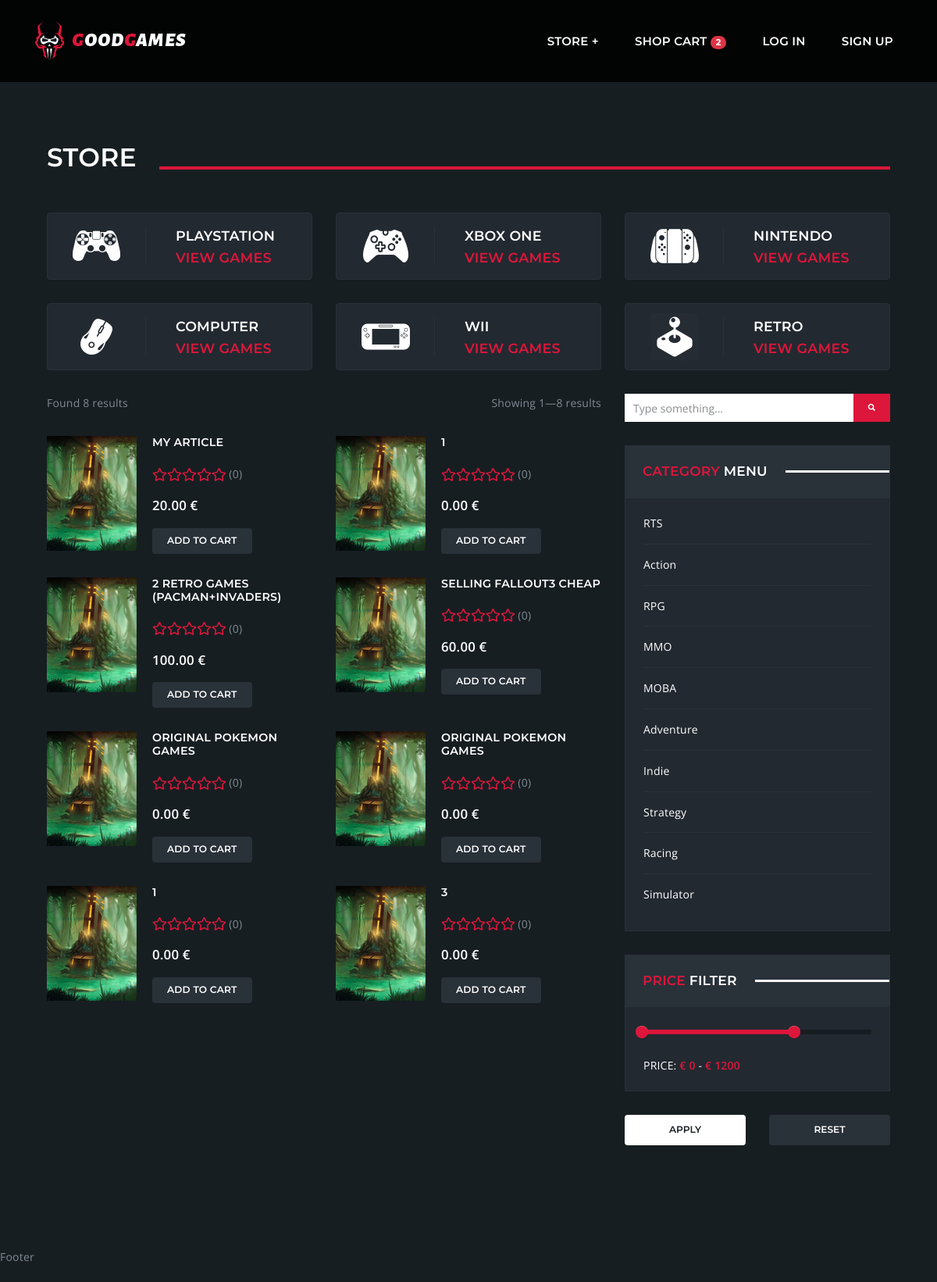
The page /articles/ on the database as committed earlier.
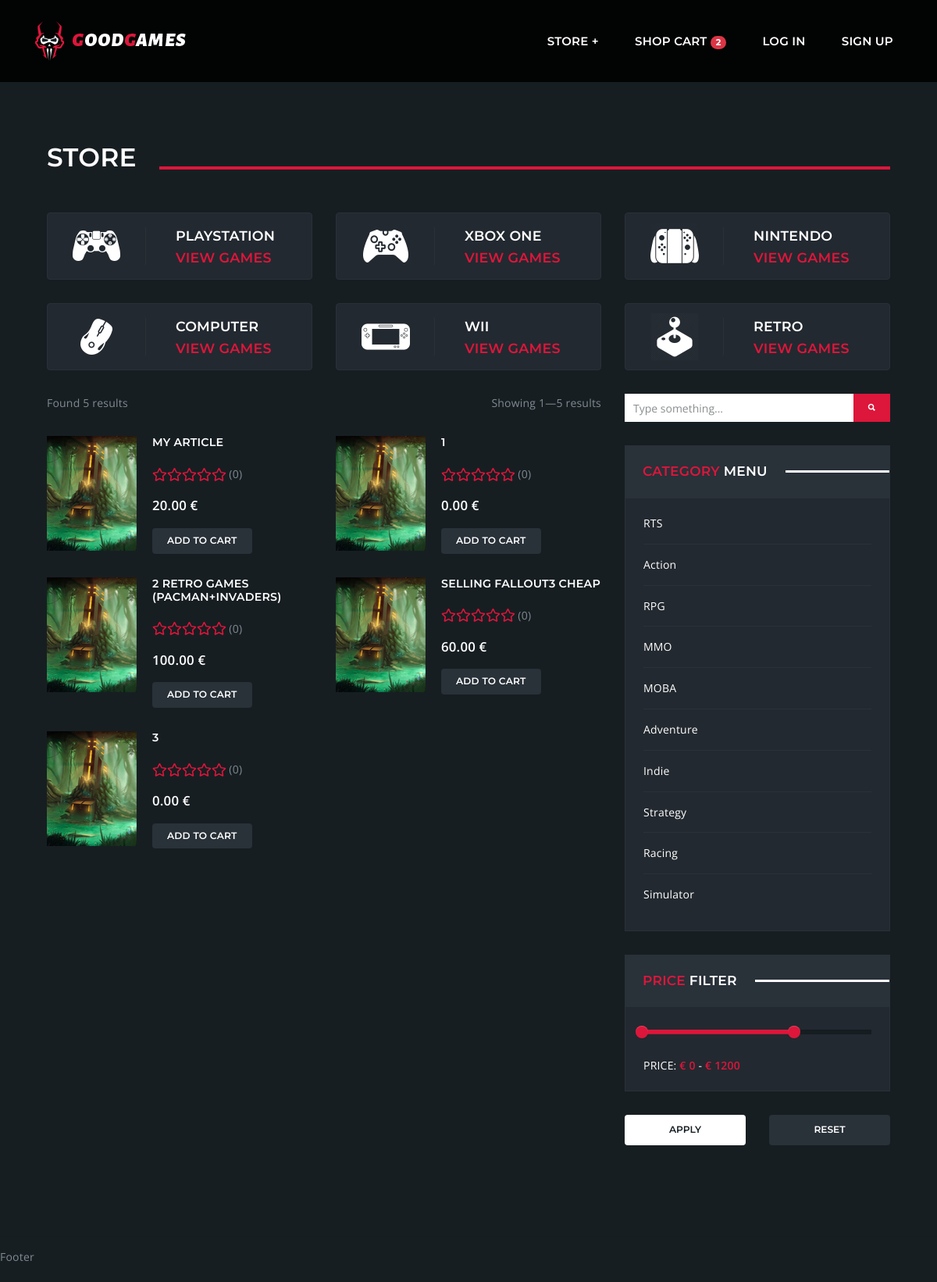
The same page on the database as committed later.
### app/models.py (models this page shows, shortened)
class Article(models.Model):
    name = models.CharField(max_length=70)
    total_price = models.DecimalField(max_digits=13, decimal_places=2, default=0.00)
    description = models.CharField(max_length=2000, blank=True)
    ShippingFee = models.DecimalField(max_digits=13, decimal_places=2, default=0.00)
    Date_Posted = models.DateField().auto_now_add  # used to calculate expected delivery along with duration
    ONE = 1
    THREE = 3
    FIVE = 5
    TEN = 10
    SHIPPING_TIME_CHOICES = [
        (ONE, '1 day'),
        (THREE, '3 days'),
        (FIVE, '5 days'),
        (TEN, '10 days'),
    ]
    ShippingTime = models.IntegerField(
        choices=SHIPPING_TIME_CHOICES,
        default=TEN,
    )
    Is_sold = models.BooleanField(default=False)
    times_viewed = models.IntegerField(default=0)
    shop_cart = models.ManyToManyField(User, blank=True, related_name="Articles_on_cart")
    saved = models.ManyToManyField(User, blank=True, related_name="Articles_saved")
    seller = models.ForeignKey(User, on_delete=models.CASCADE, related_name="Articles_posted")
    buyer = models.ForeignKey(User, on_delete=models.CASCADE, blank=True, related_name="Articles_bought")

### app/views.py (the view, shortened to what this page needs)
# urls.py: path('articles/', views.articles, name='articles'),
def articles(request, article_type=None, article_platform=None):
    if article_type is not None and article_type not in ('games', 'consoles'):
        return HttpResponse(status=404)
    if article_platform is not None and article_platform not in Game.PLATFORM_CHOICES:
        return HttpResponse(status=404)
    params = {}
    form = {
        'search': '',
        'price': (0, 1200),
    }
    if request.method == 'GET':
        if all(p in request.GET for p in ('submit_search', 'search')):
            form['search'] = request.GET['search']
        else:
            if 'search' in request.GET:
                form['search'] = request.GET['search']
            if 'price' in request.GET:
                try:
                    form['price'] = [int(p) for p in request.GET['price'].split(',')]
                except ValueError:
                    pass
        queryset = Article.objects.get_queryset().filter(
            Is_sold=False, name__icontains=form['search'],
            total_price__range=form['price']
            ).order_by("id")
        if article_type == 'games':
            queryset = [a for a in queryset if Game.objects.filter(pertaining_article=a.id).exists()]
        elif article_type == 'consoles':
            queryset = [a for a in queryset if Console.objects.filter(pertaining_article=a.id).exists()]
            pass
        page_obj = Paginator(queryset, 16).page(1)
        params = {
            'article_type': article_type,
            'platforms': Game.PLATFORM_CHOICES,
            'page_obj': page_obj,
            'form': form,
        }
    return render(request, 'articles.html', params)

### app/forms.py
class LoginForm(AuthenticationForm):
    def __init__(self, *args, **kwargs):
        super(LoginForm, self).__init__(*args, **kwargs)
        self.fields['username'].widget = forms.TextInput(attrs={'class': 'form-control', 'placeholder': 'Username'})
        self.fields['password'].widget = forms.PasswordInput(attrs={'class': 'form-control', 'placeholder': 'Password'})

### app/context_processors.py (called while the page is built)
def login(request):
    kwargs = {
        'login_form': LoginForm(),
    }
    if request.method == 'POST':
        if 'login' in request.POST:
            if not LoginForm(request.POST).is_valid():
                kwargs['login_form'] = LoginForm(request.POST)
                kwargs['login_error'] = True
    return kwargs

### app/templatetags/tags.py (called while the page is built)
@register.simple_tag(takes_context=True)
def article_rating(context, article_id):
    avg_rate = Review.objects.filter(
        reviewed=Article.objects.get(id=article_id).seller.id).aggregate(Avg('rate'))['rate__avg']
    return 0 if avg_rate is None else avg_rate

@register.simple_tag(takes_context=True)
def user_reviews_number(context, article_id):
    user = Article.objects.get(id=article_id).seller
    return Review.objects.filter(reviewed=user.id).count()

### app/templates/articles.html (shortened to what this page needs)
{% extends "layout.html" %}
{% block content %}
    {% load static tags %}
    <div class="nk-main">
        <div class="container">
            <h2 class="nk-decorated-h-3"><span>Store</span></h2>
            <div class="nk-gap-2"></div>
            <div class="row vertical-gap">
                {% for p in platforms %}
                    <div class="col-lg-4">
                        <div class="nk-feature-1">
                            <div class="nk-feature-icon">
                                <img src="{% static 'assets/images/icon-platform-' %}{{ p.0 }}.png" alt="">
                            </div>
                            <div class="nk-feature-cont">
                                <h3 class="nk-feature-title"><a href="#">{{ p.1 }}</a></h3>
                                <h3 class="nk-feature-title text-main-1"><a href="#">View Games</a></h3>
                            </div>
                        </div>
                    </div>
                {% endfor %}
            </div>
            <div class="nk-gap-2"></div>
            <div class="row vertical-gap">
                <div class="col-lg-8">
                    <div class="row">
                        <div class="col align-left">Found {{ page_obj.paginator.count }} results</div>
                        <div class="col align-right">Showing {{ page_obj.start_index }}—{{ page_obj.end_index }}
                            results
                        </div>
                    </div>
                    <div class="nk-gap-2"></div>
                    <div class="row vertical-gap">
                        {% for a in page_obj.object_list %}
                            <div class="col-md-6">
                                <div class="nk-product-cat">
                                    <a class="nk-product-image" href="{% url 'article_details' 1 %}">
                                        <img src="{% static 'assets/images/product-1-xs.jpg' %}"
                                             alt="{{ a.name }}">
                                    </a>
                                    <div class="nk-product-cont">
                                        <h3 class="nk-product-title h5">
                                            <a href="{% url 'article_details' a.id %}">{{ a.name }}</a>
                                        </h3>
                                        <div class="nk-gap-1"></div>
                                        <div>
                                            <div class="nk-product-rating" data-rating="{% article_rating a.id %}"></div>
                                            ({% user_reviews_number a.id %})
                                        </div>
                                        <div class="nk-gap-1"></div>
                                        <div class="nk-product-price">{{ a.total_price }} €</div>
                                        <div class="nk-gap-1"></div>
                                        <a href="#" class="nk-btn nk-btn-rounded nk-btn-color-dark-3">Add to Cart</a>
                                    </div>
                                </div>
                            </div>
                        {% endfor %}
                    </div>
                </div>
                <div class="col-lg-4 nk-sidebar-sticky-parent">
                    <form action="." method="get" class="nk-form nk-form-style-1" novalidate="novalidate">
                        <aside class="nk-sidebar nk-sidebar-right nk-sidebar-sticky">
                            <div class="nk-widget">
                                <div class="nk-widget-content">
                                    <form action="#" class="nk-form nk-form-style-1" novalidate="novalidate">
                                        <div class="input-group">
                                            <input type="text" name="search" class="form-control"
                                                   placeholder="Type something..." value="{{ form.search }}">
                                            <button type="submit" name="submit_search"
                                                    class="nk-btn nk-btn-color-main-1"><span
                                                    class="ion-search"></span>
                                            </button>
                                        </div>
                                    </form>
                                </div>
                            </div>
                            <div class="nk-widget nk-widget-highlighted">
                                <h4 class="nk-widget-title"><span><span class="text-main-1">Category</span> Menu</span>
                                </h4>
                                <div class="nk-widget-content">
                                    <ul class="nk-widget-categories">
                                        <li><a href="#">RTS</a></li>
                                        <li><a href="#">Action</a></li>
                                        <li><a href="#">RPG</a></li>
                                        <li><a href="#">MMO</a></li>
                                        <li><a href="#">MOBA</a></li>
                                        <li><a href="#">Adventure</a></li>
                                        <li><a href="#">Indie</a></li>
                                        <li><a href="#">Strategy</a></li>
                                        <li><a href="#">Racing</a></li>
                                        <li><a href="#">Simulator</a></li>
                                    </ul>
                                </div>
                            </div>
                            <div class="nk-widget nk-widget-highlighted">
                                <h4 class="nk-widget-title"><span><span class="text-main-1">Price</span> Filter</span>
                                </h4>
                                <div class="nk-widget-content">
                                    <div class="nk-input-slider">
                                        <div class="nk-gap"></div>
                                        <div>
                                            <div class="text-white mt-4">
                                                PRICE:
                                                <strong class="text-main-1">€ <span
                                                        class="nk-input-slider-value-0"></span></strong>
                                                -
                                                <strong class="text-main-1">€ <span
                                                        class="nk-input-slider-value-1"></span></strong>
                                            </div>
                                        </div>
                                    </div>
                                </div>
                            </div>
                            <div class="nk-widget nk-widget-highlighted">
                                <div class="row">
                                    <div class="col-6">
                                        <button type="submit"
                                                class="nk-btn nk-btn-rounded nk-btn-lg nk-btn-color-white"
                                                style="width: 100%;">Apply
                                        </button>
                                    </div>
                                    <div class="col-6">
                                        <button type="reset" class="nk-btn nk-btn-rounded nk-btn-lg nk-btn-color-dark-3"
                                                style="width: 100%;">Reset
                                        </button>
                                    </div>
                                </div>
                            </div>
                            <div class="nk-gap-2"></div>
                        </aside>
                    </form>
                </div>
            </div>
        </div>
        <div class="nk-gap-2"></div>
    </div>
{% endblock %}

### app/templates/layout.html (shortened to what this page needs)
{% load static %}
<!DOCTYPE html>
<html lang="en">
<head>
    <link rel="stylesheet" href="{% static 'assets/vendor/bootstrap/dist/css/bootstrap.min.css' %}">
    <link rel="stylesheet" href="{% static 'assets/vendor/ionicons/css/ionicons.min.css' %}">
    <link rel="stylesheet" href="{% static 'assets/vendor/flickity/dist/flickity.min.css' %}">
    <link rel="stylesheet" type="text/css" href="{% static 'assets/vendor/photoswipe/dist/photoswipe.css' %}">
    <link rel="stylesheet" type="text/css"
          href="{% static 'assets/vendor/photoswipe/dist/default-skin/default-skin.css' %}">
    <link rel="stylesheet" href="{% static 'assets/vendor/bootstrap-slider/dist/css/bootstrap-slider.min.css' %}">
    <link rel="stylesheet" type="text/css" href="{% static 'assets/vendor/summernote/dist/summernote-bs4.css' %}">
    <link rel="stylesheet" href="{% static 'assets/css/goodgames.css' %}">
    <link rel="stylesheet" href="{% static 'assets/css/custom.css' %}">
</head>
<body>
<header class="nk-header nk-header-opaque">
    <nav class="nk-navbar nk-navbar-top nk-navbar-sticky nk-navbar-autohide">
        <div class="container">
            <div class="nk-nav-table">
                <a href="{% url 'home' %}" class="nk-nav-logo">
                    <img src="{% static 'assets/images/logo.png' %}" alt="GoodGames" width="199">
                </a>
                <ul class="nk-nav nk-nav-right d-none d-lg-table-cell" data-nav-mobile="#nk-nav-mobile">
                    <li class=" nk-drop-item">
                        <a href="{% url 'articles' %}">Store</a>
                    </li>
                    <li>
                        <a href="{% url 'shop_cart' %}">Shop Cart <span class="badge badge-danger badge-pill">2</span></a>
                    </li>
                    {% include 'login_partial.html' %}
                </ul>
                <ul class="nk-nav nk-nav-right nk-nav-icons">
                </ul>
            </div>
        </div>
    </nav>
</header>
<div class="nk-gap-2"></div>
<main role="main">
    <div class="container body-content py-5 mt-5">
        {% block content %} {% endblock %}
    </div>
</main>
<footer>
    <hr/>
    <p>Footer</p>
</footer>
</body>
</html>

### app/templates/login_partial.html
{% if user.is_authenticated %}
    <li>
        <a href="{% url 'articles_saved' %}">Saved</a>
    </li>
    <li class="nk-drop-item">
        <a href="{% url 'articles_owned' user.id %}">My Articles</a>
        <ul class="dropdown">
            <li>
                <a href="{% url 'articles_owned' user.id %}#onsale">On Sale</a>
            </li>
            <li>
                <a href="{% url 'articles_owned' user.id %}#soldout">Sold Out</a>
            </li>
            <li>
                <a href="{% url 'articles_owned' user.id %}#purchased">Purchased</a>
            </li>
        </ul>
    </li>
    <li class=" nk-drop-item demo-js">
        <a href="#">Hello {{ user.username }}</a>
        <ul class="dropdown">
            <li>
                <a href="{% url 'profile' user.id %}">Profile</a>
            </li>
            <li>
                <a href="{% url 'create_article1' %}">Sell Article</a>
            </li>
            <li>
                <a href="{% url 'settings' %}">Settings</a>
            </li>
            <li>
                <form action="/logout" method="get" name="logout">
                    {% csrf_token %}
                    <a href="javascript:document.getElementsByName('logout')[0].submit()" class="demo-opened">Log Out</a>
                </form>
            </li>
        </ul>
    </li>
{% else %}
    <li>
        <a href="#" data-toggle="modal" data-target="#modalLogin">Log In</a>
    </li>
    <li>
        <a href="{% url 'signup' %}">Sign Up</a>
    </li>
{% endif %}

Rows that differ between the two databases and show on the page:
removed Article: name "ORIGINAL POKEMON GAMES", id+seller "0", total_price "0.00"
removed Article: name "ORIGINAL POKEMON GAMES", id+seller "0", total_price "0.00"
removed Article: name "1", id+seller "0", total_price "0.00"
Other text that changed with them:
{{ page_obj.paginator.count }}: "8" → "5"
{{ page_obj.end_index }}: "8" → "5"
